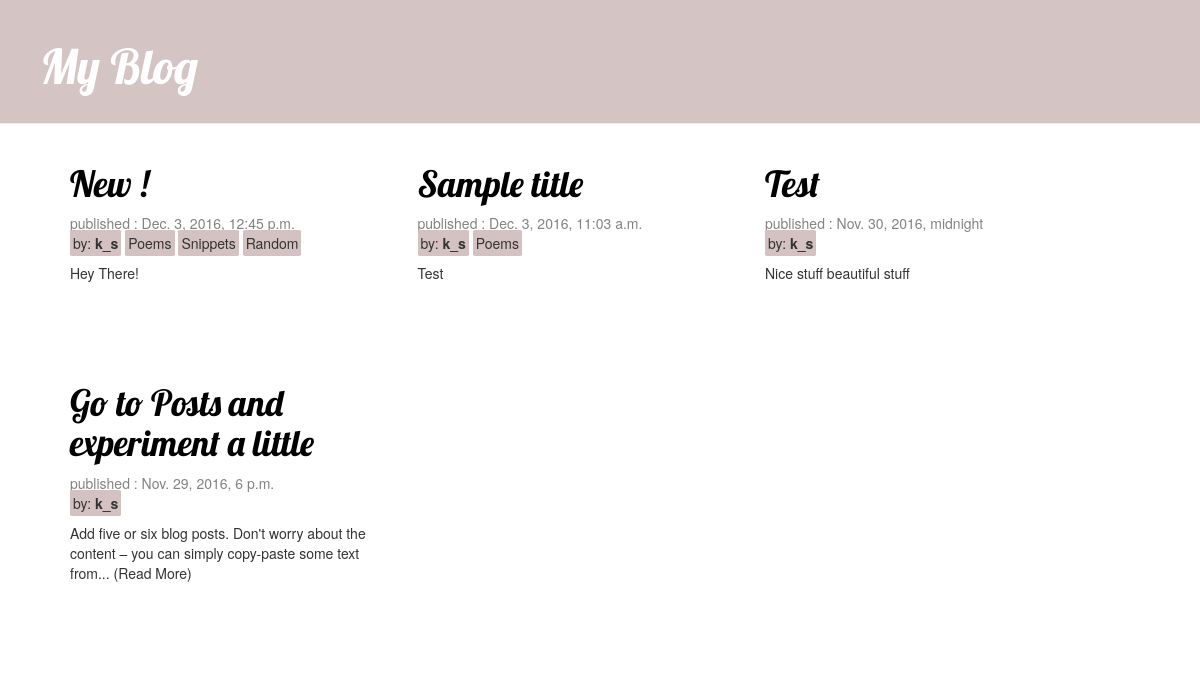
The page / on the database its author committed.
### blog/models.py (models this page shows, shortened)
class Post(models.Model):
    author = models.ForeignKey('auth.User')
    title = models.CharField(max_length=200)
    text = models.TextField()
    categories = models.ManyToManyField(Category)
    created_date = models.DateTimeField(
            default=timezone.now)
    published_date = models.DateTimeField(
            blank=True, null=True)

class Category(models.Model):
    name = models.CharField(max_length=200)
    def __str__(self):
        return self.name

### blog/views.py (the view)
# urls.py: url(r'^$', views.post_list, name='post_list'),
def post_list(request):
    posts = Post.objects.filter(published_date__lte = timezone.now()).order_by('-published_date')
    return render(request, 'blog/post_list.html', {'posts':posts})

### blog/templatetags/blog_extras.py (called while the page is built)
@register.filter(is_safe=True)
@stringfilter
def parseme(value, arg):
    if len(value)<int(arg):
        return '%s'%value
    else:
        return '%s'%(value[:int(arg)] + '... (Read More)')

### blog/templates/blog/post_list.html
{% extends 'blog/base.html' %}
{% load blog_extras %}
{%block content%}
{% for post in posts %}
      <div class ="post col-xs-4">
        <h1> <a href="{% url 'post_detail' pk=post.pk %}">{{post.title}}</a></h2>
          <p>{% if post.published_date %}
             <span class="date">
               published : {{post.published_date}}
             </span>
             {% endif %}
              <br/><span class ="author">by:<strong> {{post.author}}</strong></span>
                {% for category in post.categories.all %}
                  <span class="category"><a href="{% url 'category_posts' category %}"> {{category}}</a></span>
                {%endfor %}
              </p>
        <p>{{ post.text|parseme:"100"|linebreaksbr }}</p>
      </div>
{%endfor%}
{%endblock%}

### blog/templates/blog/base.html (shortened to what this page needs)
{% load staticfiles %}
<html>
    <head>
        <link rel="stylesheet" href="//maxcdn.bootstrapcdn.com/bootstrap/3.2.0/css/bootstrap.min.css">
        <link rel="stylesheet" href="//maxcdn.bootstrapcdn.com/bootstrap/3.2.0/css/bootstrap-theme.min.css">
        <link rel="stylesheet" href="{% static 'css/blog.css' %}">
    </head>
    <body>
        <div class="page-header">
            <h1><a href="/">My Blog</a></h1>
        </div>
        <div class="content container">
          <div class="row">
            <div class="col-xs-11">
              {% block content %}
              {% endblock %}
              </div>
            </div>
          </div>
    </body>
</html>

### blog/static/css/blog.css (style rules this page uses)
.page-header { background-color: #D5C4C4; margin-top: 0; padding: 20px 20px 20px 40px; }
.page-header h1, .page-header h1 a, .page-header h1 a:visited, .page-header h1 a:active { color: #ffffff; font-size: 36pt; text-decoration: none; }
.content { margin-left: 40px; }
h1, h2, h3, h4, .cat-heading { font-family: 'Lobster', cursive; }
.date { color: #828282; }
.post { margin-bottom: 70px; }
.post h1 a, .post h1 a:visited { color: #000000; }
.author, .category, .category:visited, .cat-heading { background-color: #D4C2C2; text-decoration: none; border-radius: 5%; padding: 3px; }
.category a:link, .category a:visited { color:inherit; }
.post { display:inline-block; }

### rows shown on the page
Post: title "New !", published_date "Dec. 3, 2016, 12:45 p.m.", author "k_s", text|parseme "Hey There!"
Category: name "Poems"
Category: name "Snippets"
Category: name "Random"
Post: title "Sample title", published_date "Dec. 3, 2016, 11:03 a.m.", author "k_s", text|parseme "Test"
Post: title "Test", published_date "Nov. 30, 2016, midnight", author "k_s", text|parseme "Nice stuff beautiful stuff"
Post: title "Go to Posts and experiment a little", published_date "Nov. 29, 2016, 6 p.m.", author "k_s", text|parseme "Add five or six blog posts. Don't worry about the content – you can simply copy-paste some text from... (Read More)"
